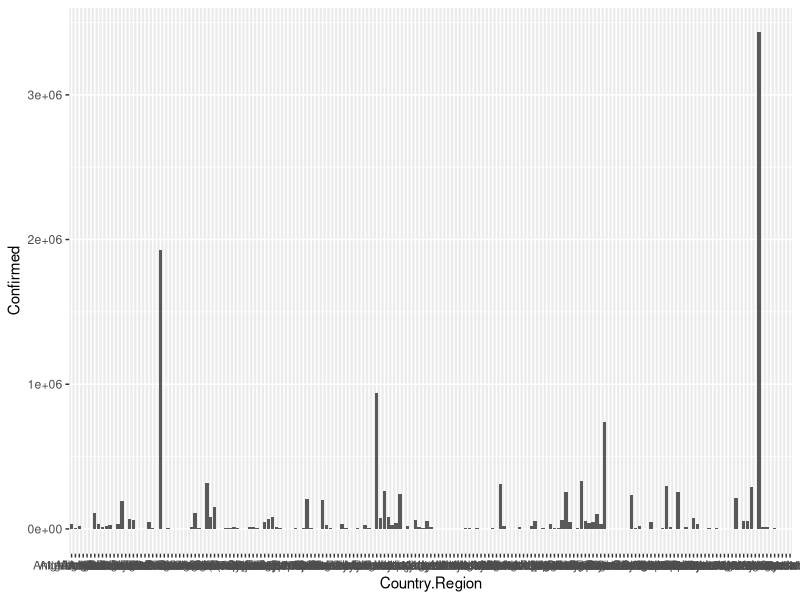

Source code (R):
# coronavirus (COVID19) data

#source: https://www.kaggle.com/imdevskp/corona-virus-report
?read.csv
corona<-read.csv("country_wise_latest.csv")
head(corona)
tail(corona)

#libraries used
library(ggplot2)

# bar graph of confirmed cases for each country/region
ggplot(corona,aes(x = Country.Region, y = Confirmed)) + geom_bar(stat = "identity")
